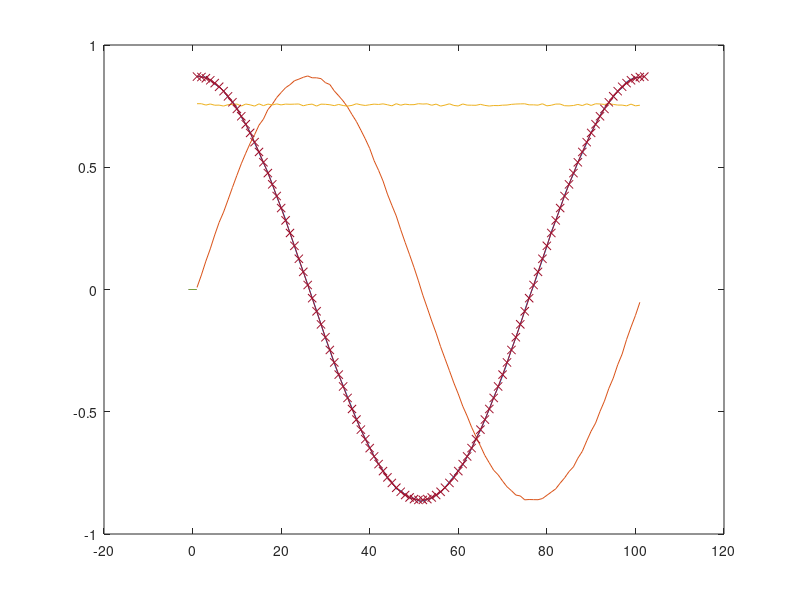

Write MATLAB code to recreate this figure. (Note: this script raises an error after producing the figure.)
clc; close all; clear;
%%

% Noack system
% f=[mu*u-v*g-w*u;
%     mu*v+u/g-v*w;
%     -w+u^2+v^2*g*g];

clc; clear; close all;
%%
%
%parms
% it=it+1;
% mu=0.04; r=sqrt(mu); gm=1; %gamma
% mu=0.04+it*0.04; r=sqrt(mu); gm=1; %gamma
mu=3/4; r=sqrt(mu); gm=1; %gamma
neq=3; np=100; np=np+2;

%init
t=0:2*pi/(np-1):2*pi; u=r*cos(t); v=r*sin(t)/gm; w=r^2*ones(1,length(t));
T=2*pi; x=u; y=v; z=w;

X=[x(1:end-1)',y(1:end-1)',z(1:end-1)'];
X=X+rand(size(X))*1e-2;

%

z=fft(X); nt=3;
arr=[1:nt]; a1=arr; arr=[arr,length(z)-fliplr(arr(1:end-1))+1];
zcut=z*0; zcut(arr,:)=z(arr,:);
X2=ifft(zcut);

close all;
plot(X); hold on;
plot(X2); hold on;
%
z1=zcut(a1,:)./(np-1);
om=2*pi/T;
an=angle(sum(z1(2,1))); %this could be better
z1=z1.*exp(-an*1i*[0:nt-1]');
angle(sum(z1(:,1)))
% zcut(arr,:)=zcut(arr,:).*exp(an*1i*[arr-1]');
% X3=ifft(zcut);
% plot(X3); hold on;
% x=real(z1(1,1)+z1(2,1)*exp(i*om*t)+z1(3,1)*exp(2*i*om*t)+z1(2,1)'*exp(-i*om*t)+z1(3,1)'*exp(-2*i*om*t));
x=real(z1(1,1)+z1(2,1)*exp(1i*om*t)+z1(2,1)'*exp(-1i*om*t));
plot(x,'-x')
%
% z1=zcut(a1,:);
u=[reshape(real(z1.'),[3*nt,1]);reshape(imag(z1.'),[3*nt,1])];
u(nt*3*2+1)=om;
u0=u;
%
%
for i=1:15
[g,jac]=calculateRhsAndJac(3,nt,u,mu,gm);
u=u-jac\g';
fprintf("it: %d \t norm(rhs): %4.2e\n",i,norm(g))
end

% stability

j2=jac(1:end-1,1:end-1);
[evc,evs]=eig(full(j2)); evs=diag(evs);
%
close all;
plot(evs,'x'); grid on; hold on;
text(real(evs),imag(evs),num2str([1:length(evs)]')); 
% w maire ok z fd

evsAnal=[0;(-1-sqrt(1-8*mu))/2;(-1+sqrt(1-8*mu))/2;];
plot(real(evsAnal),imag(evsAnal),'o');
xlim([-1 0.4]);
ylim([-4 4])
exportgraphics(gcf,"spec"+num2str(it)+".png");
%%
close all;
clf;

up=u; ntp=nt;
zp=reshape(up(1:(end-1)/2),[3,ntp])'+1i*reshape(up((end-1)/2+1:(end-1)),[3,ntp])';
xp=ifft([zp;conj(flipud(zp(2:end,:)))])*((length(zp)-1)*2+1);xp=real(xp);
% plot3(xp(:,1),xp(:,2),xp(:,3)); grid on; hold on; xpb=xp;
plot(xp)
%%
close all;
clf;

up=[evc(:,11);0]; ntp=nt;
zp=reshape(up(1:(end-1)/2),[3,ntp])'+1i*reshape(up((end-1)/2+1:(end-1)),[3,ntp])';
xp=ifft([zp;conj(flipud(zp(2:end,:)))])*((length(zp)-1)*2+1);xp=real(xp); xpp=xp;
% xp=xp+xpb;  plot3(xp(:,1),xp(:,2),xp(:,3)); grid on; hold on; 

plot(xp)
%%
up=[evc(:,12);0]; ntp=nt;
zp=reshape(up(1:(end-1)/2),[3,ntp])'+1i*reshape(up((end-1)/2+1:(end-1)),[3,ntp])';
xp=ifft([zp;conj(flipud(zp(2:end,:)))])*((length(zp)-1)*2+1);xp=real(xp);
xp=xp+xpb;  plot3(xp(:,1),xp(:,2),xp(:,3)); grid on; hold on; 

up=[evc(:,13);0]; ntp=nt;
zp=reshape(up(1:(end-1)/2),[3,ntp])'+1i*reshape(up((end-1)/2+1:(end-1)),[3,ntp])';
xp=ifft([zp;conj(flipud(zp(2:end,:)))])*((length(zp)-1)*2+1);xp=real(xp);
xp=xp+xpb; plot3(xp(:,1),xp(:,2),xp(:,3)); grid on; hold on; 

% up=[evc(:,3);0]; ntp=nt2;
% zp=reshape(up(1:(end-1)/2),[3,ntp])'+1i*reshape(up((end-1)/2+1:(end-1)),[3,ntp])';
% xp=ifft([zp;conj(flipud(zp(2:end,:)))])*((length(zp)-1)*2+1);xp=real(xp);
% plot3(xp(:,1),xp(:,2),xp(:,3)); grid on; xpp=xp;

%% not trzeba to przemyslec
